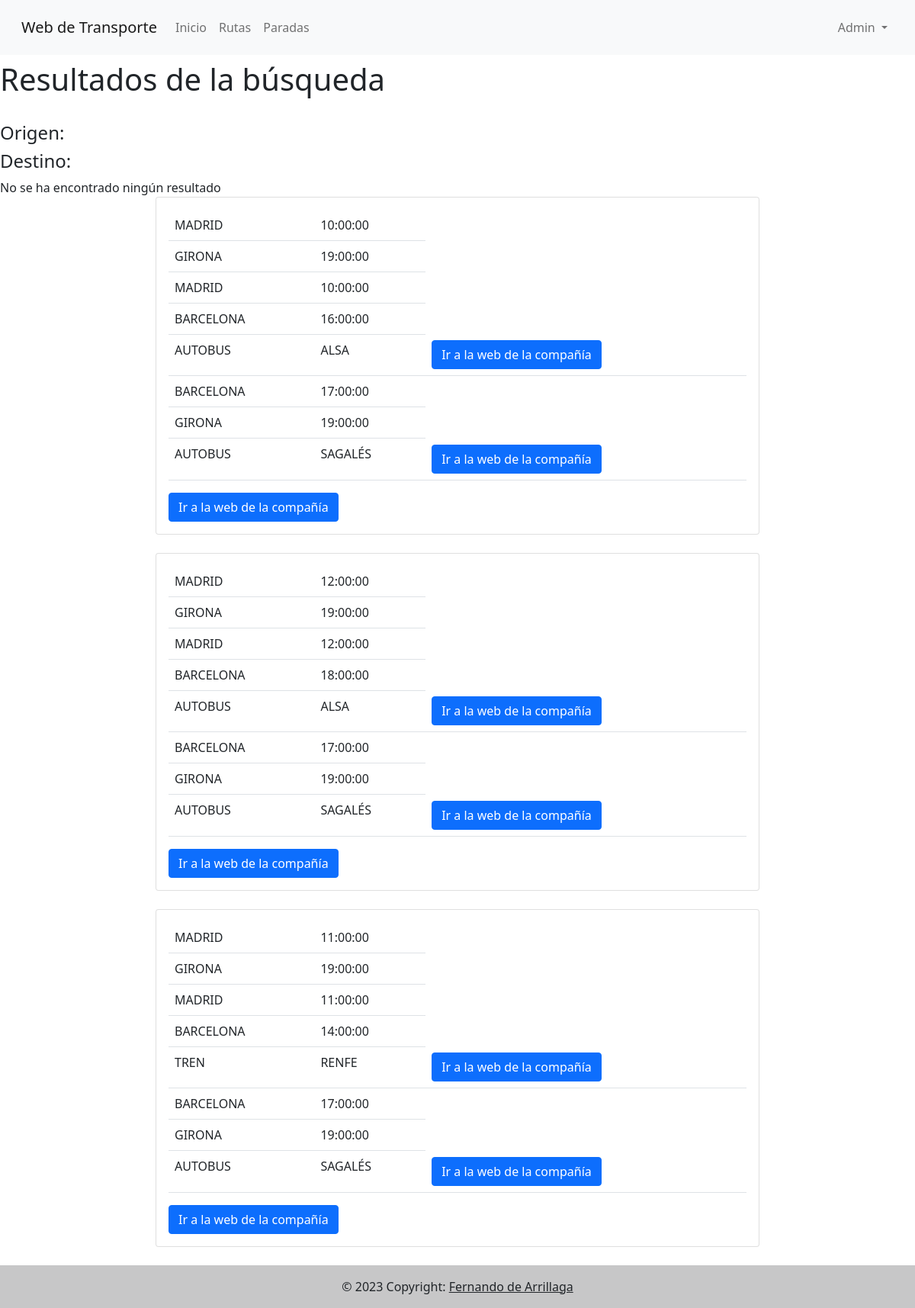
The app's page /resultado.php (signed in) with its own data.
### tables this page shows
CREATE TABLE `paradas` (
  `id` int(11) NOT NULL,
  `id_ruta` int(11) NOT NULL,
  `parada` varchar(20) NOT NULL,
  `hora` time NOT NULL
);

### resultado.php (the view, shortened to what this page needs)
<!DOCTYPE html>
<html lang="en">
<head>
</head>
<header>
        <?php require_once('header.php');?>
    </header>
<h1>Resultados de la búsqueda</h1>
<?php
$origen= $_POST["origen"];
$destino = $_POST["destino"];
$conexion=mysqli_connect("localhost", "root", "", "transporte");
echo "<br>";
echo "<h4>Origen: $origen</h4>";
echo "<h4>Destino: $destino</h4>";
?>
<?php
$rows = array();
$transbordo=false;
if (count($rows)==0){
  echo "No se ha encontrado ningún resultado";
  $transbordo=true;
  $query3="SELECT ORIGEN.* , P1.*, P2.* , DESTINO.*, ORIGEN.parada as origen, ORIGEN.hora as salida, P1.parada as parada_tr, P1.hora as llegada_tr, P2.hora as salida_tr, DESTINO.parada as destino, DESTINO.hora as llegada, (SELECT operador from rutas WHERE id=ORIGEN.id_ruta) as operador1, (SELECT operador from rutas WHERE id=DESTINO.id_ruta) as operador2, (SELECT web from operadores WHERE operadores.nombre=operador1) as web1, (SELECT web from operadores WHERE operadores.nombre=operador2) as web2, (SELECT medio from rutas WHERE id=ORIGEN.id_ruta) as medio1, (SELECT medio from rutas WHERE id=DESTINO.id_ruta) as medio2 FROM `paradas` ORIGEN, `paradas` DESTINO, `paradas` P1, `paradas` P2 WHERE ORIGEN.hora<DESTINO.hora AND ORIGEN.hora<P1.hora AND ORIGEN.parada='MADRID' AND DESTINO.parada='GIRONA' AND ORIGEN.id_ruta=P1.id_ruta AND P1.parada=P2.parada AND P2.id_ruta=DESTINO.id_ruta;";
  $sql=$conexion->query($query3);
  while ($row = mysqli_fetch_assoc($sql)) {
    array_push($rows, $row);
  }
}
?>
<?php
if ($transbordo==false){
  ?>
  <div class="row justify-content-center">
  <div class="col-sm-8 col-12">
        <?php
        for ($i=0; $i < count($rows); $i++) {
          echo "<div class='card'>";
          echo "<div class='card-body'>";
          echo "<table class='table'>";
          echo "<tr>";
          echo "<td>".$rows[$i]["origen"]."</td>";
          echo "<td>".$rows[$i]["salida"]."</td>";
          echo "</tr>";
          echo "<tr>";
          echo "<td>".$rows[$i]["destino"]."</td>";
          echo "<td>".$rows[$i]["llegada"]."</td>";
          echo "</tr>";
          echo "<tr>";
          echo "<td>".$rows[$i]["medio"]."</td>";
          echo "<td>".$rows[$i]["operador"]."</td>";
          echo "</tr>";
          echo "</table>";
          ?>
          <a href="<?php echo $rows[$i]["web"] ?>" class="btn btn-primary">Ir a la web de la compañía</a>
          <?php
          echo "</div>";
          echo "</div>";
          echo "<br>";
        }
        ?>
  </div>
</div>
<?php
} else {
  ?>
  <div class="row justify-content-center">
  <div class="col-sm-8 col-12">
        <?php
        for ($i=0; $i < count($rows); $i++) {
          echo "<div class='card'>";
          echo "<div class='card-body'>";
          echo "<table class='table'>";
          echo "<tr>";
          echo "<td>".$rows[$i]["origen"]."</td>";
          echo "<td>".$rows[$i]["salida"]."</td>";
          echo "</tr>";
          echo "<tr>";
          echo "<td>".$rows[$i]["destino"]."</td>";
          echo "<td>".$rows[$i]["llegada"]."</td>";
          echo "</tr>";
          echo "<tr>";
          echo "<td>".$rows[$i]["origen"]."</td>";
          echo "<td>".$rows[$i]["salida"]."</td>";
          echo "</tr>";
          echo "<tr>";
          echo "<td>".$rows[$i]["parada_tr"]."</td>";
          echo "<td>".$rows[$i]["llegada_tr"]."</td>";
          echo "</tr>";
          echo "<tr>";
          echo "<td>".$rows[$i]["medio1"]."</td>";
          echo "<td>".$rows[$i]["operador1"]."</td>";
          ?>
          <td><a href="<?php echo $rows[$i]["web1"] ?>" class="btn btn-primary">Ir a la web de la compañía</a></td>
          <?php
          echo "</tr>";
          echo "<tr>";
          echo "<td>".$rows[$i]["parada_tr"]."</td>";
          echo "<td>".$rows[$i]["salida_tr"]."</td>";
          echo "</tr>";
          echo "<tr>";
          echo "<td>".$rows[$i]["destino"]."</td>";
          echo "<td>".$rows[$i]["llegada"]."</td>";
          echo "</tr>";
          echo "<tr>";
          echo "<td>".$rows[$i]["medio2"]."</td>";
          echo "<td>".$rows[$i]["operador2"]."</td>";
          ?>
          <td><a href="<?php echo $rows[$i]["web2"] ?>" class="btn btn-primary">Ir a la web de la compañía</a></td>
          <?php
          echo "</tr>";
          echo "</table>";
          ?>
          <a href="<?php echo $rows[$i]["web"] ?>" class="btn btn-primary">Ir a la web de la compañía</a>
          <?php
          echo "</div>";
          echo "</div>";
          echo "<br>";
        }
        ?>
  </div>
</div>
<?php
}
?>
<footer>
</footer>
</html>

### style.css (style rules this page uses)
body { padding-top: 80px; }

### records on screen
paradas: parada "MADRID", hora "10:00:00", paradas.parada "GIRONA", paradas.hora "19:00:00", paradas.parada "BARCELONA", paradas.hora "16:00:00", medio1 "AUTOBUS", operador1 "ALSA", paradas.hora "17:00:00", medio2 "AUTOBUS", operador2 "SAGALÉS"
paradas: parada "MADRID", hora "12:00:00", paradas.parada "GIRONA", paradas.hora "19:00:00", paradas.parada "BARCELONA", paradas.hora "18:00:00", medio1 "AUTOBUS", operador1 "ALSA", paradas.hora "17:00:00", medio2 "AUTOBUS", operador2 "SAGALÉS"
paradas: parada "MADRID", hora "11:00:00", paradas.parada "GIRONA", paradas.hora "19:00:00", paradas.parada "BARCELONA", paradas.hora "14:00:00", medio1 "TREN", operador1 "RENFE", paradas.hora "17:00:00", medio2 "AUTOBUS", operador2 "SAGALÉS"

### other values on screen
$_SESSION["usuario"] "Admin"
